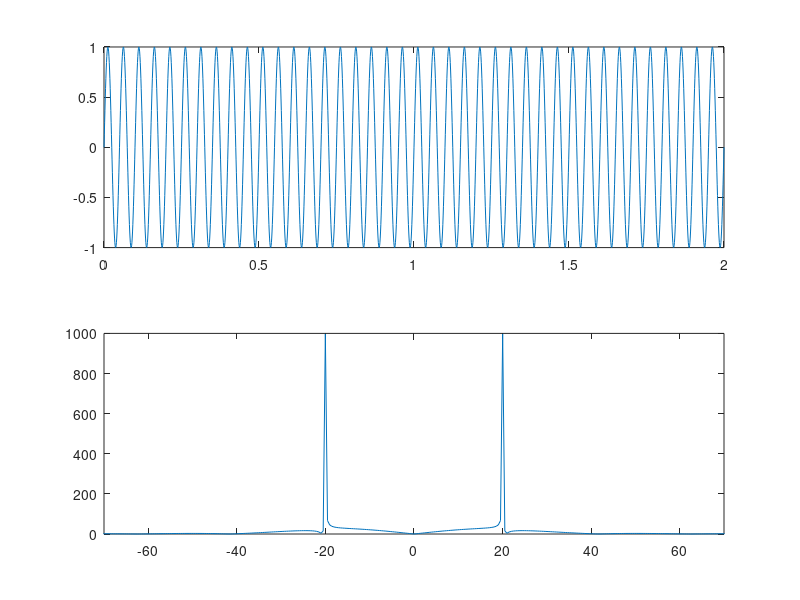

The MATLAB script that drew this image:
close all
clear
clc

fs=1000;
n=0:1/fs:2
x=sin(2*pi*20*n);
subplot(211);
plot(n,x)
N=2^nextpow2(length(x));
m=-N/2:(N/2)-1;
w=2*pi*fs*m/N;
X=x*exp(-1i*2*pi*n'*m*fs/N);
subplot(212);
plot(w/(2*pi),abs(X))
xlim([-70 70])
